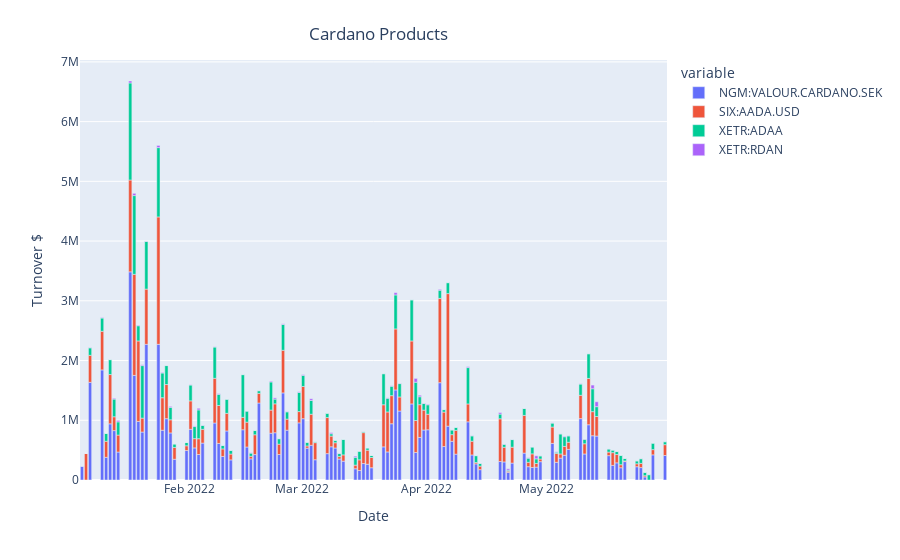

The notebook cell this image was saved under:
### Code cell
fig_ada = px.bar(pivot_ADA, x='datetime',
y=pivot_ADA.columns,
labels={
    'value':'Turnover $',
    'datetime':'Date'
})

fig_ada.update_layout(
title={
    'text': 'Cardano Products',
    'y':0.95,
    'x':0.42,
    'xanchor': 'center',
    'yanchor': 'top'
})


fig_ada.show()
